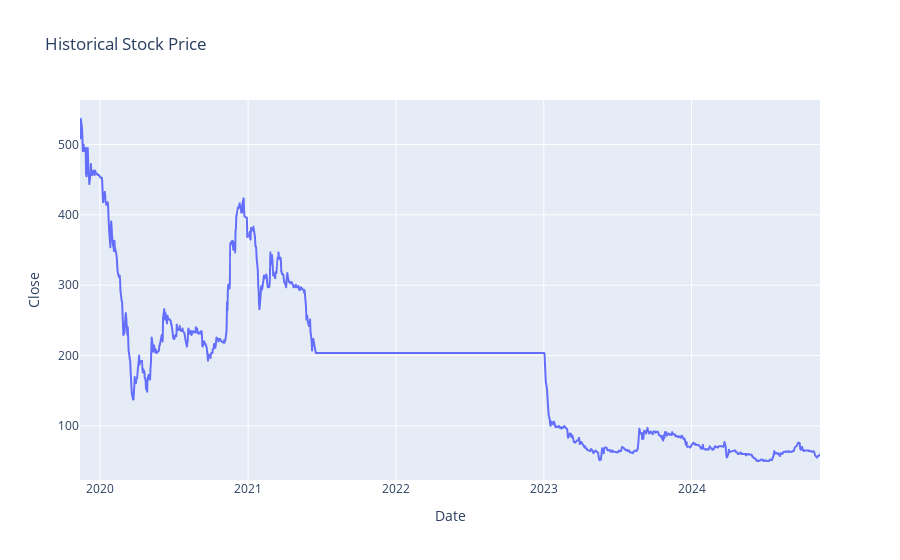

The notebook cell this image was saved under:
### Code cell
fig = px.line(historical_data, x=historical_data.index, y="Close", title='Historical Stock Price')
fig.show()

### Figure 1 — Plotly figure (JSON) as saved in the notebook; plotly's stock layout.template omitted (floating-point values rounded to 4 significant figures; data arrays with more than 128 entries replaced by an {"elided": "..."} marker saying what was removed)
{"data": [{"hovertemplate": "Date=%{x}<br>Close=%{y}<extra></extra>", "legendgroup": "", "line": {"color": "#636efa", "dash": "solid"}, "marker": {"symbol": "circle"}, "mode": "lines", "name": "", "showlegend": false, "type": "scattergl", "x": {"elided": "1213 str values"}, "xaxis": "x", "y": {"elided": "1213 float values"}, "yaxis": "y"}], "layout": {"legend": {"tracegroupgap": 0}, "title": {"text": "Historical Stock Price"}, "xaxis": {"anchor": "y", "domain": [0, 1], "title": {"text": "Date"}}, "yaxis": {"anchor": "x", "domain": [0, 1], "title": {"text": "Close"}}}}
